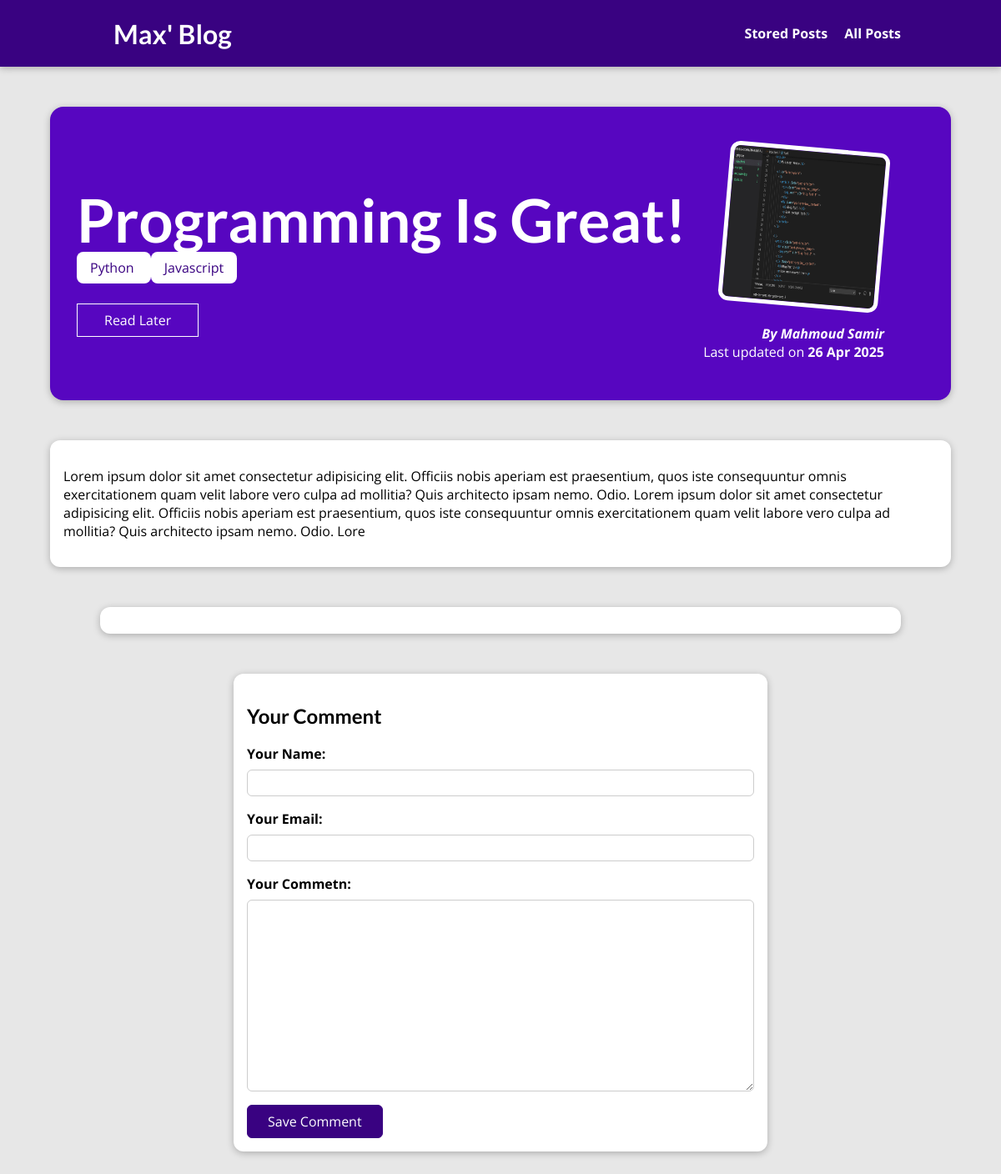
The page /posts/programming-is-great on the database its author committed.
### blog/models.py (models this page shows, shortened)
class Post(models.Model):
    title = models.CharField(max_length= 80)
    excerpt = models.CharField(max_length= 500)
    image = models.ImageField()
    date = models.DateField(auto_now=True)
    slug = models.SlugField(blank=True, db_index=True, unique= True)
    content = models.TextField(validators=[MinLengthValidator(10)])
    author = models.ForeignKey(Author,null=True, on_delete = models.SET_NULL, related_name="posts")
    tags = models.ManyToManyField(Tag, related_name='posts')

class Tag(models.Model):
    caption = models.CharField(max_length=30)

class Author(models.Model):
    first_name = models.CharField(max_length=50)
    last_name = models.CharField(max_length=50)
    email = models.EmailField(max_length=100)

### blog/views.py (the view, shortened to what this page needs)
# urls.py: path("posts/<slug:slug>", views.PostDetailView.as_view(),
class PostDetailView(View):
    def get(self, request, slug):
        post = Post.objects.get(slug=slug)
        stored_posts = request.session.get('stored_posts') or []
        isReadLater = slug in stored_posts
        context = {
            "post": post,
            "tags": post.tags.all(),
            "comments": post.comments.all().order_by('-id'),
            "comment_form": CommentForm(),
            "isReadLater": isReadLater
        }
        return render(request, "blog/post-detail.html", context)

### blog/forms.py
class CommentForm(forms.ModelForm):
    class Meta:
        model = Comment
        exclude = ['post']
        labels = {
            "user_name": "Your Name",
            "user_email": "Your Email",
            "text": "Your Commetn"
        }
        error_messages = {
             "user_name": {
                "required": "Your name must not be empty.",
                "max_length": "Please enter a shorter name"
             }
        }

### blog/templates/blog/post-detail.html (shortened to what this page needs)
{% extends "base.html" %}
{% load static %}
{% block css_files %}
<link rel="stylesheet" href="{% static "blog/post-detail.css" %}" />
{% endblock %}
{% block content %}
<section id="summary">
  <h2>{{ post.title }}</h2>
  <div>
    {% for tag in tags %}
      <span class="tag"> {{tag.caption}} </span>
    {% endfor %}
  </div>
  <div id="read-later">
    <form action="{%url 'read-later' %}" method = "POST">
      <button>
        {%if isReadLater %}
          Remove From "Read Later" List
        {%else%}
          Read Later
        {%endif%}
      </button>
    </form>
  </div>
  <article>
    <img src="{{ post.image.url }}" alt="{{ post.title }}" />
    <address>By <a href="mailto:{{post.author.email}}">{{ post.author.first_name }} {{ post.author.last_name }}</a></address>
    <div>Last updated on <time>{{ post.date|date:"d M Y" }}</time></div>
  </article>
</section>
<main>
  {{ post.content|linebreaks }}
</main>
<section id="comments">
</section>
<section id="comment-form">
  <h2>Your Comment</h2>
  <form action="{%url 'post-detail-page' post.slug%}" method='POST'>
    {% for form_field in comment_form %}
      <div class="form-control">
        {{ form_field.label_tag }}
        {{ form_field }}
      </div>
    {% endfor %}
    <button>Save Comment</button>
  </form>
</section>
{% endblock %}

### templates/base.html (shortened to what this page needs)
{% load static %}
<!DOCTYPE html>
<html lang="en">
<head>
  <link rel="stylesheet" href="{% static "app.css" %}">
  {% block css_files %}{% endblock %}
</head>
<body>
  <header id="main-navigation">
    <h1><a href="{% url "starting-page" %}">Max' Blog</a></h1>
    <nav>
      <a href="{% url "read-later" %}">Stored Posts</a>
      <a href="{% url "posts-page" %}">All Posts</a>
    </nav>
  </header>
  {% block content %}
  {% endblock %}
</body>
</html>

### static/app.css (style rules this page uses)
* { box-sizing: border-box; }
html { font-family: 'Open Sans', 'Lato', sans-serif; }
body { margin: 0; }
h1, h2, h3 { font-family: 'Lato', sans-serif; font-weight: bold; }
#main-navigation { width: 100%; height: 5rem; display: flex; justify-content: space-between; align-items: center; padding: 0 10%; position: absolute; top: 0; left: 0; }
#main-navigation a { text-decoration: none; color: white; font-weight: bold; margin-left: 1rem; }

### blog/static/blog/post-detail.css (style rules this page uses)
body { background-color: #e7e7e7; }
#main-navigation { background-color: #390281; box-shadow: 0 2px 8px rgba(0, 0, 0, 0.25); }
#summary { margin: 8rem auto 3rem auto; padding: 2rem; width: 90%; max-width: 90rem; border-radius: 16px; background-color: #5706c0; position: relative; box-shadow: 0 2px 8px rgba(0, 0, 0, 0.25); height: 22rem; }
#summary h2 { color: white; font-size: 4.5rem; margin-bottom: 0.25rem; }
#summary article { position: absolute; top: 2rem; right: 3rem; padding: 1rem 2rem; border-radius: 12px; text-align: right; color: white; }
#summary article img { width: 12rem; height: 12rem; border-radius: 12px; transform: rotateZ(5deg); border: 5px solid white; margin-bottom: 1rem; }
#summary address { font-weight: bold; }
#summary a { color: white; text-decoration: none; }
#summary time { font-weight: bold; }
#read-later { margin: 2rem 0; }
#read-later button { background-color: transparent; border: 1px solid white; padding: 0.5rem 2rem; font: inherit; color: white; }
main { width: 90%; max-width: 90rem; margin: 3rem auto; background-color: white; padding: 1rem; border-radius: 12px; box-shadow: 0 2px 8px rgba(0, 0, 0, 0.25); }
.tag { background-color: white; color: #390281; padding: 0.5rem 1rem; border-radius: 8px; }
#comment-form { margin: 3rem auto; width: 90%; max-width: 40rem; border-radius: 12px; background-color: white; box-shadow: 0 2px 8px rgba(0, 0, 0, 0.25); padding: 1rem; }
#comment-form button { font: inherit; background-color: #390281; color: white; border: 1px solid #390281; padding: 0.5rem 1.5rem; border-radius: 6px; cursor: pointer; }
.form-control { margin-bottom: 1rem; }
.form-control label { font-weight: bold; margin-bottom: 0.5rem; display: block; }
.form-control input, .form-control textarea { display: block; width: 100%; font: inherit; padding: 0.25rem; border-radius: 6px; border: 1px solid #ccc; }
#comments { margin: 3rem auto; width: 90%; max-width: 60rem; border-radius: 12px; background-color: white; box-shadow: 0 2px 8px rgba(0, 0, 0, 0.25); padding: 1rem 2rem; }

### rows shown on the page
Post: title "Programming Is Great!", image (picture), author.first_name "Mahmoud", author.last_name "Samir", date "26 Apr 2025", content "Lorem ipsum dolor sit amet consectetur adipisicing elit. Officiis nobis aperiam est praesentium, quos iste consequuntur omnis exercitationem quam velit labore vero culpa ad mollitia? Quis architecto ipsam nemo. Odio. Lorem ipsum dolor sit amet consectetur adipisicing elit. Officiis nobis aperiam est praesentium, quos iste consequuntur omnis exercitationem quam velit labore vero culpa ad mollitia? Quis architecto ipsam nemo. Odio. Lore"
Tag: caption "Python"
Tag: caption "Javascript"
